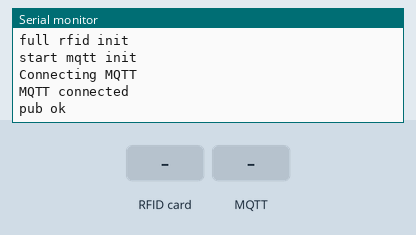
A sketch run on a simulated ESP8266 (NodeMCU). Parts: the last lines printed to the serial monitor. Inputs (shaded band) come from the test bench. WiFi joins after 1.5 s; servers stay silent unless stated; the local clock reads 2024-03-15 10:24:30 at power-on unless the sketch sets it; no MQTT or app messages arrive unless stated.

Above: at 3.3 s.
3.4 s: RFID card 5E 7A 19 C4 held to the reader
At 4.4 s:
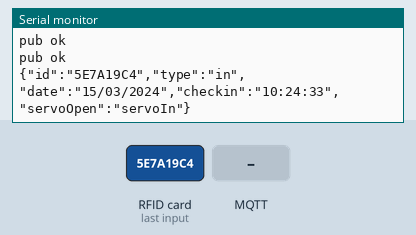
4.9 s: MQTT message "1" arrives on the first subscribed topic
At 6.2 s:
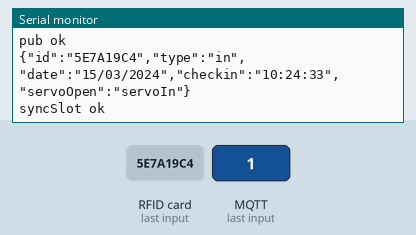

The sketch:

main.ino
```cpp
#include "wifi.h"
#include "rfid.h"
#include <Arduino.h>

unsigned long prevMillis = 0;
const unsigned long interval = 200;

void setup() {
  Serial.begin(115200);

  wifiInit();
  mqttInit();
  RFIDInit();
}

void loop() {
  if (WiFi.status() != WL_CONNECTED) {
    Serial.println("start loop wifi init");
    wifiInit();
  }

  if (!client.connected()) {
    Serial.println("start mqtt init");
    mqttReconnect();
  }

  client.loop();
  checkRFIDStatus();

  RFIDInfo info = readRFID();
  if (info.id != "") {
    String RFIDMsg = RFIDPayload(info);
    publish("parking/rfid", RFIDMsg);
    Serial.println(RFIDMsg);
  }
}
```

rfid.cpp
```cpp
#include "rfid.h"
#include "wifi.h"
#include <SPI.h>
#include <MFRC522.h>
#include <Arduino.h>
#include <time.h>
#include <ArduinoJson.h>

#define NUM_SLOT 4
#define RST_PIN 255  // unused
#define SS_IN 15     // D8 (IN)
#define SS_OUT 2     // D4 (OUT)

MFRC522 rfid_in(SS_IN, RST_PIN);
MFRC522 rfid_out(SS_OUT, RST_PIN);

LocalSlot localSlots[NUM_SLOT];
String lastUID = "";
unsigned long lastScanTime = 0;
const unsigned long scanDelay = 3000;

byte lastVersionIn = 0x92;
byte lastVersionOut = 0x92;
unsigned long prevMillis_RFID = 0;
const unsigned long interval_RFID = 2000;

void timeInit() {
  Serial.println("Start time init");
  configTime(7 * 3600, 0, "pool.ntp.org");
  Serial.println("done config time");
  unsigned long startAttemptTime = millis();

  while (time(nullptr) < 100000) {
    if (millis() - startAttemptTime > 5000) {
      Serial.println("[time] Restarting ESP");
      ESP.restart();
    }
    delay(100);
  }
}

String getTimeString() {
  time_t now = time(nullptr);
  struct tm* t = localtime(&now);

  char buffer[30];
  strftime(buffer, sizeof(buffer), "%H:%M:%S", t);
  return String(buffer);
}

String getDateString() {
  time_t now = time(nullptr);
  struct tm* t = localtime(&now);

  char buffer[30];
  strftime(buffer, sizeof(buffer), "%d/%m/%Y", t);
  return String(buffer);
}

void syncSlot(String payload) {
  StaticJsonDocument<512> doc;
  DeserializationError error = deserializeJson(doc, payload);

  if (!error) {
    JsonArray slotsArr = doc["slots"];
    for (int i = 0; i < NUM_SLOT; i++) {
      localSlots[i].id = slotsArr[i]["id"];
      localSlots[i].isOccupied = slotsArr[i]["isOccupied"];
      localSlots[i].isBookedWeb = slotsArr[i]["isBookedWeb"];
      localSlots[i].bookId = slotsArr[i]["bookId"].as<String>();
    }
    Serial.println("syncSlot ok");
  }
}

int findAvailableSlotLocally() {
  for (int i = 0; i < NUM_SLOT; i++) {
    if (!localSlots[i].isOccupied && !localSlots[i].isBookedWeb) {
      return i;
    }
  }
  return -1;
}

int findBookedSlotByIdLocally(String id) {
  for (int i = 0; i < NUM_SLOT; i++) {
    if (localSlots[i].isBookedWeb && localSlots[i].bookId == id) {
      return i;
    }
  }
  return -1;
}

void RFIDInit() {
  SPI.begin();

  rfid_in.PCD_Init();
  rfid_in.PCD_SetAntennaGain(MFRC522::RxGain_max);
  rfid_in.PCD_DumpVersionToSerial();

  rfid_out.PCD_Init();
  rfid_out.PCD_SetAntennaGain(MFRC522::RxGain_max);
  rfid_out.PCD_DumpVersionToSerial();

  Serial.println("done rfid init");
  timeInit();
  Serial.println("full rfid init");
}

void checkRFIDStatus() {
  if (millis() - prevMillis_RFID > 2000) {
    prevMillis_RFID = millis();
    byte versionIn = rfid_in.PCD_ReadRegister(MFRC522::VersionReg);
    if (versionIn == 0x00 || versionIn == 0xFF || versionIn == 0x88) {
      if (lastVersionIn != versionIn) {
        Serial.println("Restart RFID in");
        rfid_in.PCD_DumpVersionToSerial();
      }
      rfid_in.PCD_Init();
    } else if (lastVersionIn == 0x00 || lastVersionIn == 0xFF || lastVersionIn == 0x88) {
      Serial.println("RFID in ok");
      rfid_in.PCD_DumpVersionToSerial();
    }
    lastVersionIn = versionIn;

    byte versionOut = rfid_out.PCD_ReadRegister(MFRC522::VersionReg);
    if (versionOut == 0x00 || versionOut == 0xFF || versionOut == 0x88) {
      if (lastVersionOut != versionOut) {
        Serial.println("Restart RFID out");
        rfid_out.PCD_DumpVersionToSerial();
      }
      rfid_out.PCD_Init();
    } else if (lastVersionOut == 0x00 || lastVersionOut == 0xFF || lastVersionOut == 0x88) {
      Serial.println("RFID out ok");
      rfid_out.PCD_DumpVersionToSerial();
    }
    lastVersionOut = versionOut;
  }
}

RFIDInfo readRFID() {
  RFIDInfo info;
  String RFID_IN_OUT = "";
  MFRC522* currentRFID = nullptr;

  if (rfid_in.PICC_IsNewCardPresent() && rfid_in.PICC_ReadCardSerial()) {
    currentRFID = &rfid_in;
    RFID_IN_OUT = "IN";
  } else if (rfid_out.PICC_IsNewCardPresent() && rfid_out.PICC_ReadCardSerial()) {
    currentRFID = &rfid_out;
    RFID_IN_OUT = "OUT";
  }
  if (currentRFID == nullptr) return info;

  String currentUID = "";
  for (byte i = 0; i < currentRFID->uid.size; i++) {
    if (currentRFID->uid.uidByte[i] < 0x10) currentUID += "0";
    currentUID += String(currentRFID->uid.uidByte[i], HEX);
  }
  // 579B8125
  // 1A022F35
  // C7CEF2A2
  // 07006DA3
  currentUID.toUpperCase();

  if (currentUID == lastUID && millis() - lastScanTime < scanDelay) {
    return info;
  }

  lastUID = currentUID;
  lastScanTime = millis();

  info.id = currentUID;

  if (RFID_IN_OUT == "IN") {
    info.type = "in";

    int bookedSlotIndex = findBookedSlotByIdLocally(currentUID);
    if (bookedSlotIndex == -1) {
      int slotIndex = findAvailableSlotLocally();
      if (slotIndex == -1) {
        info.id = "";
        return info;
      }
    }

    info.date = getDateString();
    info.checkin = getTimeString();
    info.servoOpen = "servoIn";
  } else if (RFID_IN_OUT == "OUT") {
    info.type = "out";
    info.checkout = getTimeString();
    info.servoOpen = "servoOut";
  }

  currentRFID->PICC_HaltA();

  return info;
}

String RFIDPayload(RFIDInfo& info) {
  String payload = "{";

  payload += "\"id\":\"" + info.id + "\",";
  payload += "\"type\":\"" + info.type + "\"";

  if (info.type == "in") {
    payload += ",\"date\":\"" + info.date + "\",";
    payload += "\"checkin\":\"" + info.checkin + "\"";
  } else if (info.type == "out") {
    payload += ",\"checkout\":\"" + info.checkout + "\"";
  }

  payload += ",\"servoOpen\":\"" + info.servoOpen + "\"";
  payload += "}";

  return payload;
}
```

rfid.h
```cpp
#ifndef RFID_H
#define RFID_H

#include <MFRC522.h>

extern MFRC522 rfid_in;
extern MFRC522 rfid_out;

typedef struct {
  int id;
  bool isOccupied;
  bool isBookedWeb;
  String bookId;
} LocalSlot;

typedef struct {
  String id;
  String type;
  String date;
  String checkin;
  String checkout;
  String servoOpen;
} RFIDInfo;

void timeInit();
String getTimeString();
String getDateString();
void syncSlot(String payload);
int findAvailableSlotLocally();
int findBookedSlotByIdLocally(String id);
void RFIDInit();
void checkRFIDStatus();
RFIDInfo readRFID();
String RFIDPayload(RFIDInfo& info);

#endif
```

wifi.cpp
```cpp
#include <algorithm>
#include "wifi.h"
#include <Arduino.h>
#include <ArduinoJson.h>
#include "rfid.h"

#define MAX_WIFI_ATTEMPTS 5
#define MAX_MQTT_ATTEMPTS 3

const char* ssid_station = "YOUR_WIFI_SSID";
const char* password_station = "YOUR_WIFI_PASSWORD";

const char* mqtt = "YOUR_HIVEMQ_HOST";
const char* mqtt_user = "YOUR_MQTT_USERNAME";
const char* mqtt_pass = "YOUR_MQTT_PASSWORD";

String logBuffer = "";

WiFiClientSecure espClient;
PubSubClient client(espClient);

void wifiInit() {
  WiFi.mode(WIFI_STA);

  WiFi.begin(ssid_station, password_station);
  Serial.print("Connecting to WiFi");

  int wifi_attempts = 0;

  while (WiFi.status() != WL_CONNECTED) {
    Serial.print("Status: ");
    Serial.println(WiFi.status());
    delay(1000);
    wifi_attempts++;
    if (wifi_attempts > MAX_WIFI_ATTEMPTS) {
      Serial.println("[Wifi] Restarting ESP");
      ESP.restart();
    }
  }

  Serial.print("\nWiFi connected, IP address: ");
  Serial.println(WiFi.localIP());
}

void mqttReconnect() {
  int mqtt_attempts = 0;

  while (!client.connected()) {
    String clientId = "ESP8266Client-";
    clientId +=  WiFi.macAddress();

    Serial.println("Connecting MQTT");

    if (client.connect(clientId.c_str(), mqtt_user, mqtt_pass)) {
      Serial.println("MQTT connected");
      publish("status/mqtt", "[ESP] MQTT connected");
      client.subscribe("parking/slots");
    } else {
      Serial.println("MQTT failed, try again in 2 seconds");
      delay(2000);
      mqtt_attempts++;
      if (mqtt_attempts > MAX_MQTT_ATTEMPTS) {
        Serial.println("[MQTT] Restarting ESP");
        ESP.restart();
      }
    }
  }
}

void mqttInit() {
  espClient.setInsecure();
  client.setServer(mqtt, 8883);
  client.setCallback(mqttCallback);
  client.setBufferSize(512);
}

void publish(String topic, const String& payload) {
  bool ok = client.publish(topic.c_str(), payload.c_str());
  Serial.println(ok ? "pub ok" : "pub fail");
}

void mqttCallback(char* topic, byte* payload, unsigned int length) {
  String msg = "";
  for (int i = 0; i < length; i++) {
    msg += (char)payload[i];
  }

  if (String(topic) == "parking/slots") {
    syncSlot(msg);
  }
}

void webPrint(String msg) {
  Serial.print(msg);
  logBuffer += msg;
}

void webPrintln(String msg) {
  Serial.println(msg);
  logBuffer += msg;

  if (client.connected()) {
    publish("ESP8266/log", logBuffer);
  }

  logBuffer = "";
}
```

wifi.h
```cpp
#ifndef WIFI_H
#define WIFI_H

#include <ESP8266WiFi.h>
#include <PubSubClient.h>

extern WiFiClientSecure espClient;
extern PubSubClient client;

void wifiInit();
void mqttReconnect();
void mqttInit();
void mqttCallback(char* topic, byte* payload, unsigned int length);
void publish(String topic, const String& payload);
void webPrint(String msg);
void webPrintln(String msg);

#endif
```

Measured:
- after the input at 3.4 s, the serial monitor: prints a new line at once (image 1)
- after the input at 4.9 s, the serial monitor: prints a new line at once (image 2)
